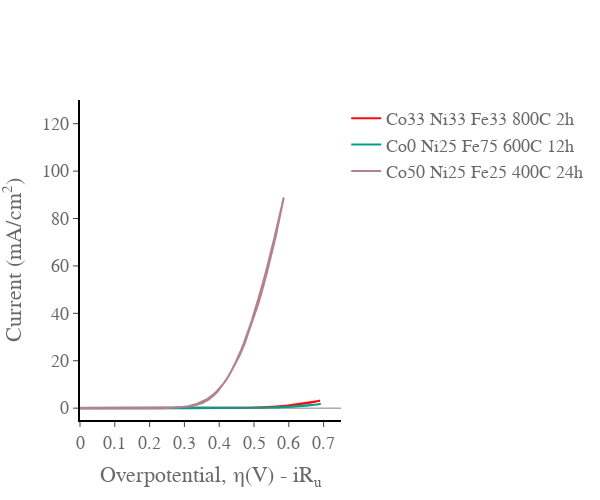

Notebook code for this chart:
### Code cell
import plotly.graph_objects as go
import pandas as pd
import plotly.express as px
from EC_data_processing_lib import get_header_length
from EC_data_processing_lib import analyse_file
from EC_data_processing_lib import get_decimal_separator
from Data_setup_TMNML import data_set
import os
from galvani import BioLogic
fig_title = 'TMN ML'
fig = go.Figure()
colors = px.colors.qualitative.Dark24

for i in data_set:
    if not os.path.exists(data_set[i]['data_CV']):
        continue
    if data_set[i]['data_CV'].endswith('mpt'):
        headerlength = get_header_length(data_set[i]['data_CV'])
        data = pd.read_csv(data_set[i]['data_CV'], encoding='ansi', sep="\t", decimal=get_decimal_separator(data_set[i]['data_CV']),  skiprows=range(headerlength))
        current_column = '<I>/mA'
    else:
        mpr_file = BioLogic.MPRfile(data_set[i]['data_CV'])
        data = pd.DataFrame(mpr_file.data)
        current_column = 'I/mA'
    cn = data['cycle number']
    data = data[data['cycle number']== float(cn[-1:])] # allowing this comment will plot only the last scan. If you want to plot all of the scans then comment this out. 
    voltage = data['Ewe/V']
    current = data[current_column]
    current = current / data_set[i]['mass']
    voltage_corrected = data['Ewe/V'] - data[current_column] * data_set[i]['Ru']/1000 - data_set[i]['cal'] #does the iR correction converts to overpotential

    fig.add_trace(go.Scatter(
        x=voltage_corrected,
        y=current,
        name= data_set[i]['label'],
        line_color = colors[data_set[i]['color_index']],
    ))
fig.update_xaxes(range=[0.00, 0.750],
    nticks=10,
    ticks='outside',
    showgrid=False, gridwidth=1, gridcolor='grey',
    zeroline=False, zerolinecolor='grey', zerolinewidth= 1,
    showline=True, linewidth=2, linecolor='black')

fig.update_yaxes(range=[-5, 130],
    nticks=10,
    showgrid=False, gridwidth=1, gridcolor='grey',
    ticks='outside',
    zeroline=True, zerolinecolor='grey', zerolinewidth= 1,
    showline=True, linewidth=2, linecolor='black')
fig.update_layout(
    #title="CV",
    xaxis_title="Overpotential, η(V) - iR<sub>u</sub>",
    yaxis_title="Current (mA/cm<sup>2</sup>)",
    font=dict(
        family="Times New Roman, monospace",
        size=18,
        color="dimgrey"
        
    )
)

fig.update_layout({
    "plot_bgcolor": "rgba(0, 0, 0, 0)",
    'paper_bgcolor': 'rgba(255, 255, 255, 255)', #sets the background to be transparent... might appear black in .jpeg but will be transparent in the .svg
})
fig.update_layout(
    width = 600,
    height = 500)
fig.show()

fig.write_image(fig_title +' Cyclic Voltammetry.jpeg')
fig.write_image(fig_title + ' Cyclic Voltammetry.svg')

### Figure 1 — Plotly figure (JSON) as saved in the notebook; plotly's stock layout.template omitted (floating-point values rounded to 4 significant figures; data arrays with more than 128 entries replaced by an {"elided": "..."} marker saying what was removed)
{"data": [{"line": {"color": "#FB0D0D"}, "name": "Co33 Ni33 Fe33 800C 2h", "type": "scatter", "x": {"elided": "2002 float values"}, "y": {"elided": "2002 float values"}}, {"line": {"color": "#00A08B"}, "name": "Co0 Ni25 Fe75 600C 12h", "type": "scatter", "x": {"elided": "2002 float values"}, "y": {"elided": "2002 float values"}}, {"line": {"color": "#B2828D"}, "name": "Co50 Ni25 Fe25 400C 24h", "type": "scatter", "x": {"elided": "2002 float values"}, "y": {"elided": "2002 float values"}}], "layout": {"font": {"color": "dimgrey", "family": "Times New Roman, monospace", "size": 18}, "height": 500, "paper_bgcolor": "rgba(255, 255, 255, 255)", "plot_bgcolor": "rgba(0, 0, 0, 0)", "width": 600, "xaxis": {"gridcolor": "grey", "gridwidth": 1, "linecolor": "black", "linewidth": 2, "nticks": 10, "range": [0, 0.75], "showgrid": false, "showline": true, "ticks": "outside", "title": {"text": "Overpotential, η(V) - iR<sub>u</sub>"}, "zeroline": false, "zerolinecolor": "grey", "zerolinewidth": 1}, "yaxis": {"gridcolor": "grey", "gridwidth": 1, "linecolor": "black", "linewidth": 2, "nticks": 10, "range": [-5, 130], "showgrid": false, "showline": true, "ticks": "outside", "title": {"text": "Current (mA/cm<sup>2</sup>)"}, "zeroline": true, "zerolinecolor": "grey", "zerolinewidth": 1}}}
